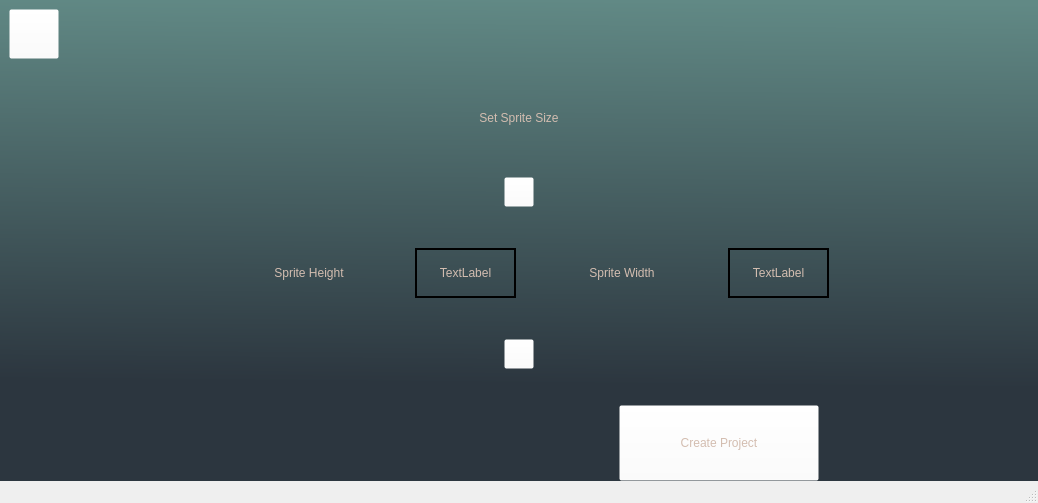
<?xml version="1.0" encoding="UTF-8"?>
<ui version="4.0">
 <class>setPixelSizeWindow</class>
 <widget class="QMainWindow" name="setPixelSizeWindow">
  <property name="geometry">
   <rect>
    <x>0</x>
    <y>0</y>
    <width>1038</width>
    <height>503</height>
   </rect>
  </property>
  <property name="maximumSize">
   <size>
    <width>1038</width>
    <height>503</height>
   </size>
  </property>
  <property name="windowTitle">
   <string>Set Sprite Size</string>
  </property>
  <property name="styleSheet">
   <string notr="true"/>
  </property>
  <widget class="QWidget" name="centralwidget">
   <property name="styleSheet">
    <string notr="true">background-color: qlineargradient(spread:pad, x1:0.517, y1:0, x2:0.5, y2:0.8, stop:0 #618985, stop:1 #2C363F)</string>
   </property>
   <layout class="QVBoxLayout" name="verticalLayout">
    <property name="sizeConstraint">
     <enum>QLayout::SetDefaultConstraint</enum>
    </property>
    <property name="bottomMargin">
     <number>0</number>
    </property>
    <item>
     <widget class="QPushButton" name="returnButton">
      <property name="sizePolicy">
       <sizepolicy hsizetype="Expanding" vsizetype="Expanding">
        <horstretch>0</horstretch>
        <verstretch>0</verstretch>
       </sizepolicy>
      </property>
      <property name="minimumSize">
       <size>
        <width>50</width>
        <height>50</height>
       </size>
      </property>
      <property name="maximumSize">
       <size>
        <width>50</width>
        <height>50</height>
       </size>
      </property>
      <property name="styleSheet">
       <string notr="true">
QPushButton {
border-image: url(:/Images/return.png);
background-color : rgba(255, 255, 255, 0);
}

QPushButton:hover {
	border-image: url(:/Images/redo.png);
background-color : rgba(255, 255, 255, 0);
}
</string>
      </property>
      <property name="text">
       <string/>
      </property>
     </widget>
    </item>
    <item>
     <layout class="QVBoxLayout" name="verticalLayout_2">
      <property name="sizeConstraint">
       <enum>QLayout::SetDefaultConstraint</enum>
      </property>
      <property name="topMargin">
       <number>0</number>
      </property>
      <item>
       <layout class="QHBoxLayout" name="horizontalLayout_2">
        <property name="topMargin">
         <number>0</number>
        </property>
        <item>
         <widget class="QLabel" name="titleLabel">
          <property name="sizePolicy">
           <sizepolicy hsizetype="Preferred" vsizetype="Preferred">
            <horstretch>0</horstretch>
            <verstretch>0</verstretch>
           </sizepolicy>
          </property>
          <property name="minimumSize">
           <size>
            <width>300</width>
            <height>100</height>
           </size>
          </property>
          <property name="maximumSize">
           <size>
            <width>600</width>
            <height>200</height>
           </size>
          </property>
          <property name="styleSheet">
           <string notr="true">font: 700 italic 32pt &quot;Segoe UI&quot;;
color : #D3BDB0;
background-color : rgba(247, 207, 255, 0)</string>
          </property>
          <property name="text">
           <string>Set Sprite Size</string>
          </property>
          <property name="alignment">
           <set>Qt::AlignCenter</set>
          </property>
         </widget>
        </item>
       </layout>
      </item>
      <item>
       <layout class="QHBoxLayout" name="horizontalLayout_3">
        <property name="sizeConstraint">
         <enum>QLayout::SetFixedSize</enum>
        </property>
        <property name="bottomMargin">
         <number>20</number>
        </property>
        <item>
         <widget class="QPushButton" name="pixelIncrease_Button">
          <property name="sizePolicy">
           <sizepolicy hsizetype="Fixed" vsizetype="Fixed">
            <horstretch>0</horstretch>
            <verstretch>0</verstretch>
           </sizepolicy>
          </property>
          <property name="minimumSize">
           <size>
            <width>30</width>
            <height>30</height>
           </size>
          </property>
          <property name="maximumSize">
           <size>
            <width>30</width>
            <height>30</height>
           </size>
          </property>
          <property name="styleSheet">
           <string notr="true">
QPushButton {
border-image: url(:/Images/up-arrow.png);
background-color : rgba(255, 255, 255, 0);
}

QPushButton:hover {
	border-image: url(:/Images/right.png);
background-color : rgba(255, 255, 255, 0);
}</string>
          </property>
          <property name="text">
           <string/>
          </property>
         </widget>
        </item>
       </layout>
      </item>
      <item>
       <layout class="QHBoxLayout" name="horizontalLayout_5">
        <property name="leftMargin">
         <number>200</number>
        </property>
        <property name="rightMargin">
         <number>200</number>
        </property>
        <item>
         <widget class="QLabel" name="label_5">
          <property name="minimumSize">
           <size>
            <width>200</width>
            <height>80</height>
           </size>
          </property>
          <property name="maximumSize">
           <size>
            <width>100</width>
            <height>80</height>
           </size>
          </property>
          <property name="styleSheet">
           <string notr="true">background-color: rgba(255, 255, 255, 0);
font: 12pt &quot;Terminal&quot;;
color: #D3BDB0;</string>
          </property>
          <property name="text">
           <string>Sprite Height</string>
          </property>
          <property name="alignment">
           <set>Qt::AlignCenter</set>
          </property>
         </widget>
        </item>
        <item>
         <widget class="QLabel" name="widthLabel">
          <property name="minimumSize">
           <size>
            <width>100</width>
            <height>50</height>
           </size>
          </property>
          <property name="maximumSize">
           <size>
            <width>150</width>
            <height>50</height>
           </size>
          </property>
          <property name="styleSheet">
           <string notr="true">background-color: rgba(255, 255, 255, 0);
font: 12pt &quot;Terminal&quot;;
color: #D3BDB0;
border: 2px solid black;</string>
          </property>
          <property name="text">
           <string>TextLabel</string>
          </property>
          <property name="alignment">
           <set>Qt::AlignCenter</set>
          </property>
         </widget>
        </item>
        <item>
         <widget class="QLabel" name="label_4">
          <property name="minimumSize">
           <size>
            <width>200</width>
            <height>80</height>
           </size>
          </property>
          <property name="maximumSize">
           <size>
            <width>100</width>
            <height>80</height>
           </size>
          </property>
          <property name="styleSheet">
           <string notr="true">background-color: rgba(255, 255, 255, 0);
font: 12pt &quot;Terminal&quot;;
color: #D3BDB0;</string>
          </property>
          <property name="text">
           <string>Sprite Width</string>
          </property>
          <property name="alignment">
           <set>Qt::AlignCenter</set>
          </property>
         </widget>
        </item>
        <item>
         <widget class="QLabel" name="heightLabel">
          <property name="minimumSize">
           <size>
            <width>100</width>
            <height>50</height>
           </size>
          </property>
          <property name="maximumSize">
           <size>
            <width>150</width>
            <height>50</height>
           </size>
          </property>
          <property name="styleSheet">
           <string notr="true">background-color: rgba(255, 255, 255, 0);
font: 12pt &quot;Terminal&quot;;
color: #D3BDB0;
border: 2px solid black;</string>
          </property>
          <property name="text">
           <string>TextLabel</string>
          </property>
          <property name="alignment">
           <set>Qt::AlignCenter</set>
          </property>
         </widget>
        </item>
       </layout>
      </item>
      <item>
       <layout class="QHBoxLayout" name="horizontalLayout_4">
        <item>
         <layout class="QHBoxLayout" name="horizontalLayout">
          <property name="topMargin">
           <number>20</number>
          </property>
          <item>
           <widget class="QPushButton" name="pixelDecrease_Button">
            <property name="minimumSize">
             <size>
              <width>30</width>
              <height>30</height>
             </size>
            </property>
            <property name="maximumSize">
             <size>
              <width>30</width>
              <height>30</height>
             </size>
            </property>
            <property name="styleSheet">
             <string notr="true">
QPushButton {
border-image: url(:/Images/arrow-down-sign-to-navigate.png);
background-color : rgba(255, 255, 255, 0);
}

QPushButton:hover {
	border-image: url(:/Images/down-arrow.png);
background-color : rgba(255, 255, 255, 0);

}</string>
            </property>
            <property name="text">
             <string/>
            </property>
           </widget>
          </item>
         </layout>
        </item>
       </layout>
      </item>
      <item>
       <layout class="QHBoxLayout" name="horizontalLayout_12">
        <property name="sizeConstraint">
         <enum>QLayout::SetMaximumSize</enum>
        </property>
        <property name="leftMargin">
         <number>500</number>
        </property>
        <property name="topMargin">
         <number>30</number>
        </property>
        <property name="rightMargin">
         <number>100</number>
        </property>
        <item>
         <widget class="QPushButton" name="confirmButton">
          <property name="minimumSize">
           <size>
            <width>100</width>
            <height>50</height>
           </size>
          </property>
          <property name="maximumSize">
           <size>
            <width>200</width>
            <height>100</height>
           </size>
          </property>
          <property name="styleSheet">
           <string notr="true">QPushButton {
background-color: rgba(255, 255, 255, 0);
font: 12pt &quot;Terminal&quot;;
color: #D3BDB0;
}

QPushButton:hover {
    background-color: rgba(255, 255, 255, 0); 
	border: 4px solid black;
}</string>
          </property>
          <property name="text">
           <string>Create Project</string>
          </property>
         </widget>
        </item>
       </layout>
      </item>
     </layout>
    </item>
   </layout>
  </widget>
  <widget class="QMenuBar" name="menubar">
   <property name="geometry">
    <rect>
     <x>0</x>
     <y>0</y>
     <width>1038</width>
     <height>37</height>
    </rect>
   </property>
  </widget>
  <widget class="QStatusBar" name="statusbar"/>
 </widget>
 <resources/>
 <connections/>
</ui>
